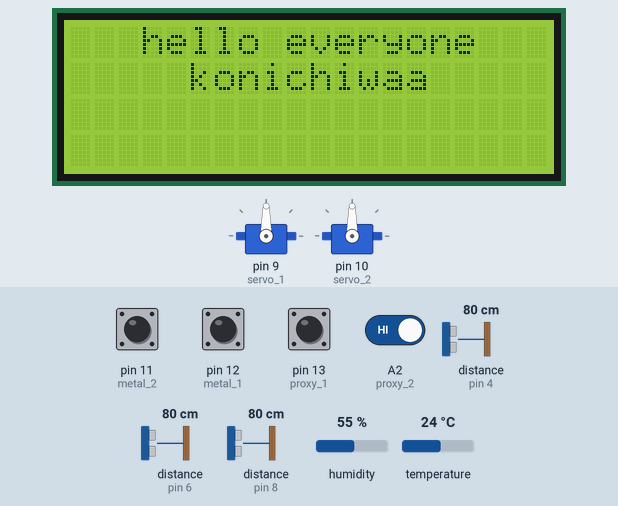
This sketch was run on a simulated Arduino Uno, built with avr-gcc and run on an emulated ATmega328P. On the bench: 20×4 character LCD, 2 × servo. Wiring (inferred from the names in the program): 3 × ultrasonic range finder: trigger pin 2, echo pin 4 / trigger pin 5, echo pin 6 / trigger pin 7, echo pin 8. The test bench sets the inputs (shaded band); at power-on: A2 (proxy_2), pin 11 (metal_2), pin 12 (metal_1), pin 13 (proxy_1) HIGH, humidity 55 %, distance to the obstacle (sensors on pin 4, pin 6, pin 8) 80 cm, temperature 24 °C. The echo pulse lasts 58.3 µs per cm; what the sketch prints to the serial monitor is not drawn.

Above: at 1.3 s.
1.4 s: A2 (proxy_2) driven LOW
At 7.5 s:
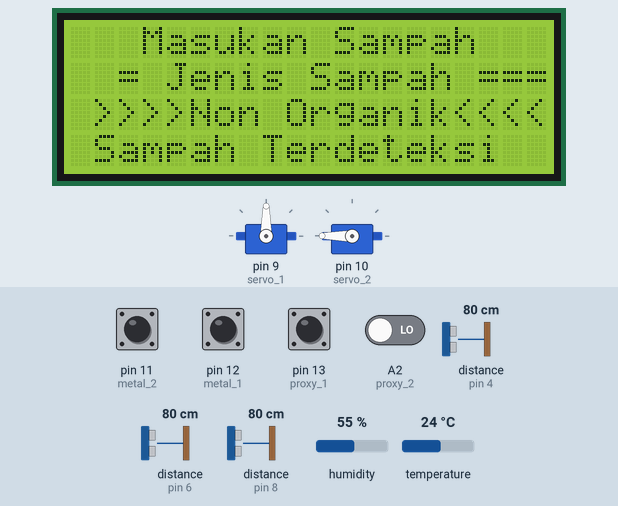
7.7 s: humidity set to 88 %
At 13.9 s:
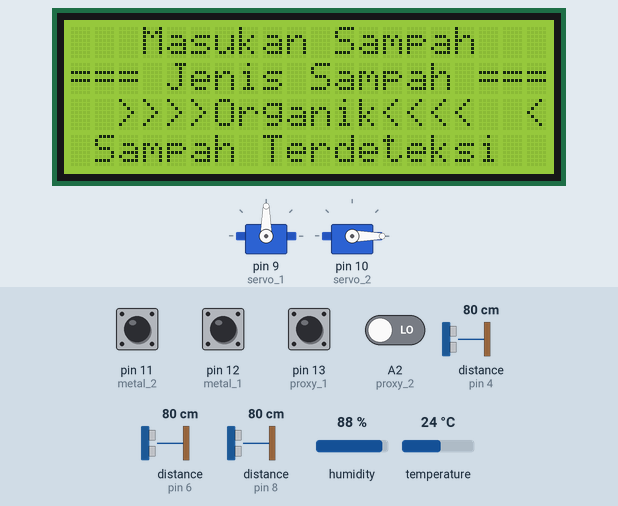
14.0 s: distance to the obstacle (sensor on pin 4) set to 13 cm
20.3 s: distance to the obstacle (sensor on pin 4) set to 10 cm
At 23.4 s:
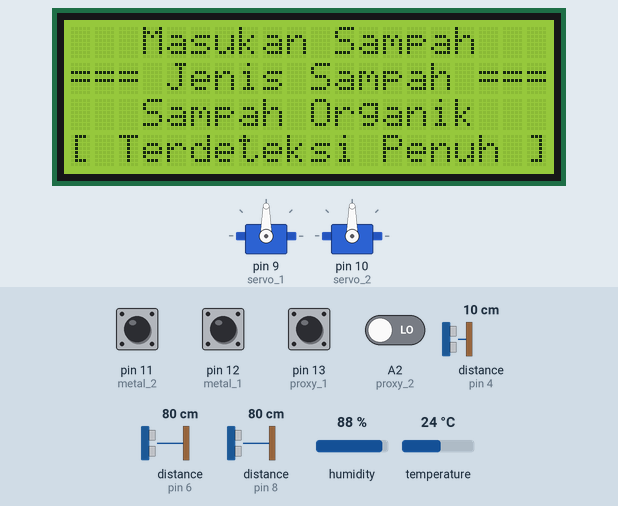
26.6 s: distance to the obstacle (sensor on pin 6) set to 12 cm
31.0 s: distance to the obstacle (sensor on pin 6) set to 9 cm
At 37.8 s:
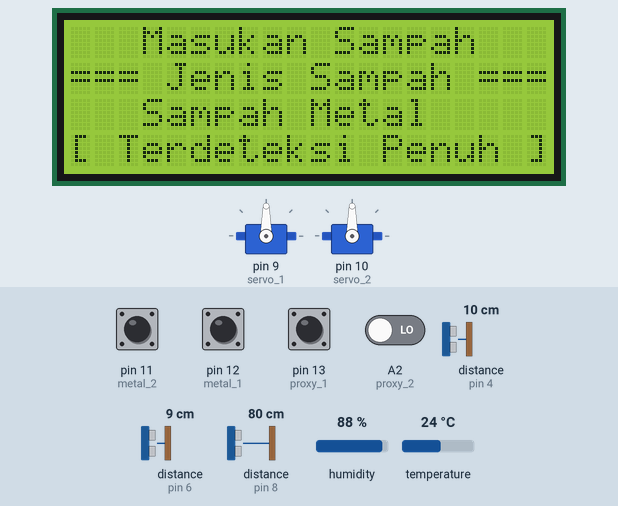
Timing chart, 0 to 38.3 s (numbered marks = the images above; inputs shaded):
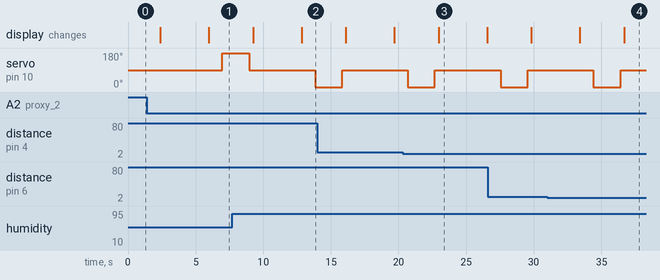

The sketch:

project_tempat_sampah.ino
```cpp
#include <Servo.h>
#include <Wire.h>
#include <LiquidCrystal_I2C.h>
#include <DHT.h>

DHT dht(A3, DHT11);
#define DHTPIN A3
#define DHTTYPE DHT11

Servo servo_1;
Servo servo_2;

int s1,s2,s3;

float kelembaban;
float h;
bool dht11=false;
bool metal=false;
bool nonmetal=false;
bool nonorganik=false;
bool organik=false;

int m=0;
int metal_1 = 12;
int metal_2 = 11;

int data_metal_1 = 0;
int data_metal_2 = 0;


int proxy_1 = 13;
int proxy_2 = A2;

int data_proxy_1 = 0;
int data_proxy_2 = 0;

//inisial pin ultrasonik
const unsigned int TRIG_PIN_1=2;
const unsigned int ECHO_PIN_1=4;

const unsigned int TRIG_PIN_2=5;
const unsigned int ECHO_PIN_2=6;

const unsigned int TRIG_PIN_3=7;
const unsigned int ECHO_PIN_3=8;


LiquidCrystal_I2C lcd(0x27,20,4);

void setup() {

  Serial.begin(115200);
  dht.begin();

  lcd.init();
  lcd.begin (20, 4);
  lcd.backlight();

  lcd.setCursor(0,0);
  lcd.print("   hello everyone");
  lcd.setCursor(0,1);
  lcd.print("     konichiwaa");

  pinMode(metal_1,INPUT);
  pinMode(metal_2,INPUT);

  pinMode(proxy_1,INPUT);
  pinMode(proxy_2,INPUT);

  pinMode(TRIG_PIN_1, OUTPUT);
  pinMode(ECHO_PIN_1, INPUT);
  pinMode(TRIG_PIN_2, OUTPUT);
  pinMode(ECHO_PIN_2, INPUT);
  pinMode(TRIG_PIN_3, OUTPUT);
  pinMode(ECHO_PIN_3, INPUT);

  servo_1.attach(9);
  servo_2.attach(10);
  servo_1.write(90);
  servo_2.write(90);
}
int sonar1(void)
{
  digitalWrite(TRIG_PIN_1, HIGH);
  delayMicroseconds(2);
  digitalWrite(TRIG_PIN_1, LOW);
  delayMicroseconds(2);
  digitalWrite(TRIG_PIN_1, HIGH);
  delayMicroseconds(2);
  digitalWrite(TRIG_PIN_1, LOW);
  int jarak1=pulseIn(ECHO_PIN_1,HIGH);
  return (jarak1 = jarak1/58);
}
int sonar2(void)
{
  digitalWrite(TRIG_PIN_2, HIGH);
  delayMicroseconds(2);
  digitalWrite(TRIG_PIN_2, LOW);
  delayMicroseconds(2);
  digitalWrite(TRIG_PIN_2, HIGH);
  delayMicroseconds(2);
  digitalWrite(TRIG_PIN_2, LOW);
  int jarak2=pulseIn(ECHO_PIN_2,HIGH);
  return (jarak2 = jarak2/58);
}
int sonar3(void)
{
  digitalWrite(TRIG_PIN_3, HIGH);
  delayMicroseconds(2);
  digitalWrite(TRIG_PIN_3, LOW);
  delayMicroseconds(2);
  digitalWrite(TRIG_PIN_3, HIGH);
  delayMicroseconds(2);
  digitalWrite(TRIG_PIN_3, LOW);
  int jarak3=pulseIn(ECHO_PIN_3,HIGH);
  return (jarak3 = jarak3/58);
}
void sendnode(){
  if (sonar1()<11){
    s1=1;
  }
  else if (sonar1()>11){
    s1=0;
  }
  if (sonar2()<11){
    s2=1;
  }
  else if (sonar2()>11){
    s2=0;
  }
  if (sonar3()<11){
    s3=1;
  }
  else if (sonar3()>11){
    s3=0;
  }
  Serial.print ("#");
  Serial.print (s1);
  Serial.print ("#");
  Serial.print (s2);
  Serial.print ("#");
  Serial.print (s3);
  Serial.println ("#$");
  delay (100);

}
void lcd_tempat_sampah(){
  if (s2 == 1){
    lcd.setCursor(0,2);
    lcd.print("   Sampah Metal   ");
    lcd.setCursor(0,3);
    lcd.print("[ Terdeteksi Penuh ]");
  }
  else if (s1 == 1){
    lcd.setCursor(0,2);
    lcd.print("   Sampah Organik   ");
    lcd.setCursor(0,3);
    lcd.print("[ Terdeteksi Penuh ]");
  }
  else if (s3 == 1){
    lcd.setCursor(0,2);
    lcd.print(" Sampah NonOrganik");
    lcd.setCursor(0,3);
    lcd.print("[ Terdeteksi Penuh ]");
  }
}
void Data_Sensor(){
  data_metal_1 = digitalRead(metal_1);
  data_metal_2 = digitalRead(metal_2);
  kelembaban = dht.readHumidity();

  data_proxy_1 = digitalRead(proxy_1);
  data_proxy_2 = digitalRead(proxy_2);

}
void proxy(){
  if (data_proxy_1 == 0){
    for (int b=0; b<100; b++){
      delay(50);
    }
    m = 1;
  }
  else {
    m = 0;
    int b=0;
  }
}
void dht1(){
  {
  delay(2000);

  // Reading temperature or humidity takes about 250 milliseconds!
  // Sensor readings may also be up to 2 seconds 'old' (its a very slow sensor)
  float h = dht.readHumidity();
  // Read temperature as Celsius (the default)
  float t = dht.readTemperature();
  // Read temperature as Fahrenheit (isFahrenheit = true)
  float f = dht.readTemperature(true);

  // Check if any reads failed and exit early (to try again).
  if (isnan(h) || isnan(t) || isnan(f)) {
    Serial.println(F("Failed to read from DHT sensor!"));
    return;
  }

  // Compute heat index in Fahrenheit (the default)
  float hif = dht.computeHeatIndex(f, h);
  // Compute heat index in Celsius (isFahreheit = false)
  float hic = dht.computeHeatIndex(t, h, false);

  Serial.print(F("Humidity: "));
  Serial.print(h);
  Serial.print(F("%  Temperature: "));
  Serial.print(t);
  Serial.print(F("°C "));
  Serial.print(f);
  Serial.print(F("°F  Heat index: "));
  Serial.print(hic);
  Serial.print(F("°C "));
  Serial.print(hif);
  Serial.println(F("°F"));
  }

  if (data_proxy_2 == 0){

    for (int b=0; b<100; b++){
      delay(10);
    }
    delay(500);
    kelembaban=h;
    h=dht.readHumidity();
  }
  else{
    int b=0;
  }
}

void sensor(){
  if ((m == 1 ) && (data_metal_1 == 0 || data_metal_2 == 0)){
    delay(2000);
    metal = true;
    nonmetal=false;
  }
  else if ((m == 1 ) && (data_metal_1 == 1 && data_metal_2 == 1)){
    delay(2000);
    nonmetal=true;
  }
  else if ((data_proxy_2 == 0) &&( h < 75 )){

    nonorganik=true;
      Serial.print (h);
  }
  else if ((data_proxy_2 == 0) && (h > 75 )){

    organik=true;
     Serial.print (h);
  }
}
void resetkondisi(){
  metal=false;
  nonmetal=false;
  nonorganik=false;
  organik=false;
}
void pemilah(){
  if (metal == true){
    lcd.setCursor(0,3);
    lcd.print(" Sampah Terdeteksi");
    lcd.setCursor(0,1);
    lcd.print("=== Jenis Sampah ===");
    lcd.setCursor(0,2);
    lcd.print("    >>>>Metal<<<<   ");
    delay(1000);
    servo_1.write(180);
    delay(2000);
    servo_1.write(90);
    delay(100);
    resetkondisi();
    return;
  }
  else if (nonmetal == true){
    lcd.setCursor(0,3);
    lcd.print(" Sampah Terdeteksi");
    lcd.setCursor(0,1);
    lcd.print("=== Jenis Sampah ===");
    lcd.setCursor(0,2);
    lcd.print("  >>>>NonMetal<<<<  ");
    delay(1000);
    servo_1.write(0);
    delay(2000);
    servo_1.write(90);
    delay(100);
    resetkondisi();
    return;
  }

  else if (nonorganik == true){
    lcd.setCursor(0,3);
    lcd.print(" Sampah Terdeteksi");
    lcd.setCursor(0,1);
    lcd.print("=== Jenis Sampah ===");
    lcd.setCursor(0,2);
    lcd.print(" >>>>Non Organik<<<<  ");

    delay(1000);
    servo_2.write(180);
    delay(2000);
    servo_2.write(90);
    delay(100);
    resetkondisi();
    return;
  }
  else if (organik == true){
    lcd.setCursor(0,3);
    lcd.print(" Sampah Terdeteksi");
    lcd.setCursor(0,1);
    lcd.print("=== Jenis Sampah ===");
    lcd.setCursor(0,2);
    lcd.print("  >>>>Organik<<<<  ");
    delay(1000);
    servo_2.write(0);
    delay(2000);
    servo_2.write(90);
    delay(100);
    resetkondisi();
    return;
  }
}

void loop() {
  Data_Sensor();
  dht1();
  sensor();
  pemilah();
  proxy();
  sendnode();
  lcd_tempat_sampah();

  if (s1 == 0 && s2 == 0 && s3 ==0){
    lcd.setCursor(0,0);
    lcd.print("   Masukan Sampah");
    lcd.setCursor(0,1);
    lcd.print("   >>>>Disini<<<<  ");
  }


}
```

Measured:
- the behaviour switches between 12 and 11 cm on distance to the obstacle (sensor on pin 4) (found by bisection; images 2 and 3)
- the behaviour switches between 11 and 10 cm on distance to the obstacle (sensor on pin 6) (found by bisection; images 3 and 4)
- after the input at 1.4 s, servo on pin 10 (servo_2): 90° → 180° after 5.6 s; the display: first differs from a run without the input after 4.6 s (image 1)
- after the input at 7.7 s, the display: first differs from a run without the input after 5.1 s (image 2)
- after the input at 20.3 s, the display: changes after 2.7 s (image 3)
- after the input at 31.0 s, the display: first differs from a run without the input after 5.7 s (image 4)
- what the display in image 3 shows lasts 3.6 s, from 23.0 s to 26.6 s
